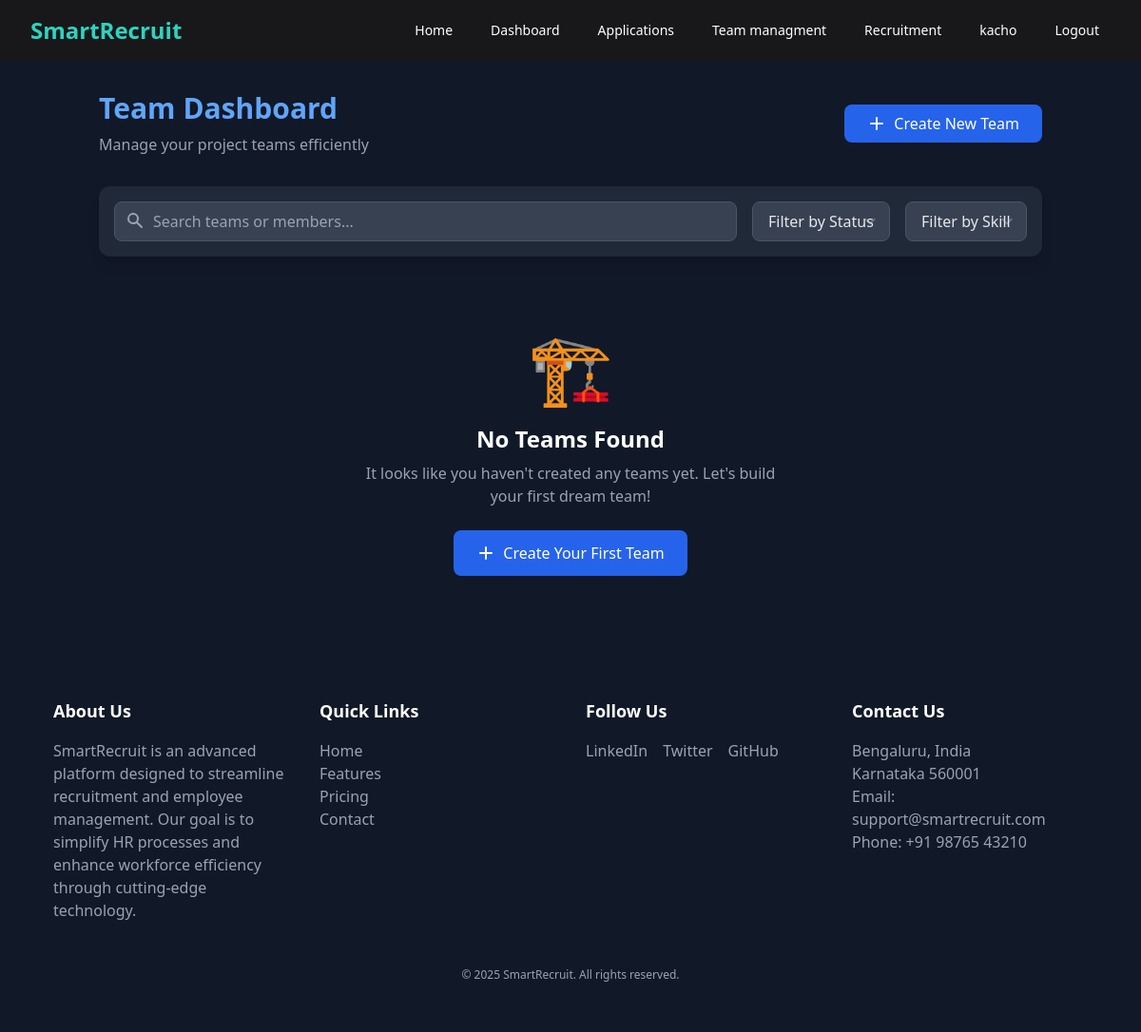
Before: /manager/team/ (signed in) with the older database file.
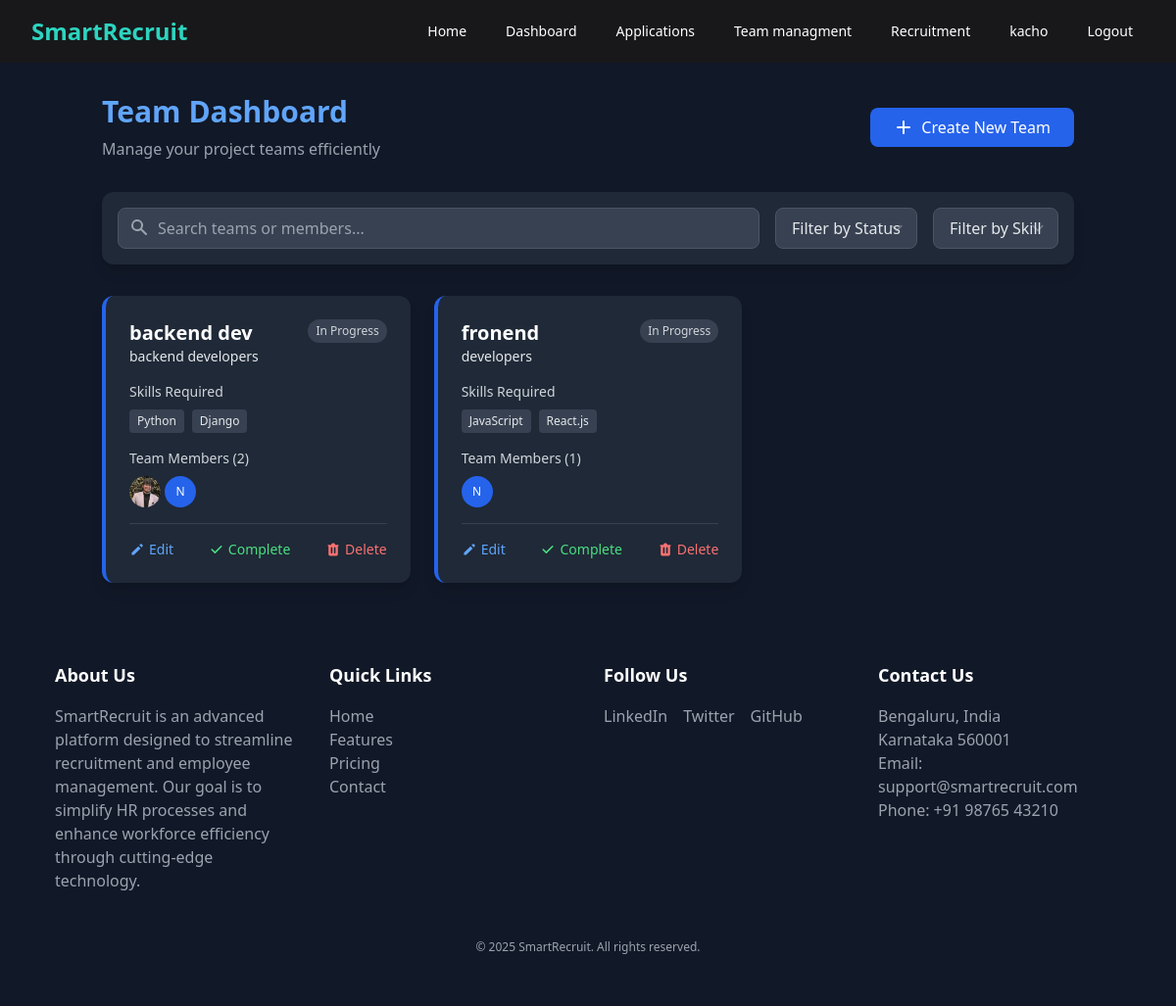
After: the same page with the newer database file.
### myauth/models.py (models this page shows, shortened)
class CustomUser(AbstractUser):
    ROLE_CHOICES = (
        ('admin', 'Admin'),
        ('manager', 'Manager'),
        ('employee', 'Employee'),
    )
    role = models.CharField(max_length=20, choices=ROLE_CHOICES, default='employee')
    groups = models.ManyToManyField(
        "auth.Group",
        related_name="custom_user_groups",
        blank=True
    )
    user_permissions = models.ManyToManyField(
        "auth.Permission",
        related_name="custom_user_permissions",
        blank=True
    )

### manager/models.py (models this page shows, shortened)
class TeamModel(models.Model):
    STATUS_CHOICES = [
        ('IP', 'In Progress'),
        ('CP', 'Completed'),
    ]
    team_member = models.ManyToManyField('EmployeeModel', related_name="team_member")
    team_name = models.CharField(max_length=100, null=True, blank=True)
    project_name = models.CharField(max_length=100, null=True, blank=True)
    project_description = models.TextField(blank=False, null=False,default='Give description of the project...')
    skills = models.JSONField(default=list)
    project_status = models.CharField(max_length=2, choices=STATUS_CHOICES, default='IP')
    created_at = models.DateTimeField(auto_now_add=True)
    updated_at = models.DateTimeField(auto_now=True)

class EmployeeModel(models.Model):
    EMPLOYEE_TYPES = (
        ('FR', 'Fresher'),
        ('JR', 'Junior'),
        ('SR', 'Senior'),
        ('TL', 'Team Lead'),
        ('MGR', 'Manager'),
    )
    manager = models.ForeignKey(Manager, on_delete=models.CASCADE, related_name="employee_manager")
    profile = models.OneToOneField("employee.Profile", on_delete=models.CASCADE, related_name="employee_profile", blank=True, null=True)  # ✅ String reference
    role=models.CharField(max_length=100,null=True,blank=True)
    experience = models.PositiveIntegerField(help_text="Years of experience")
    employee_type = models.CharField(max_length=3, choices=EMPLOYEE_TYPES)
    salary_lpa = models.DecimalField(max_digits=5, decimal_places=2, verbose_name="Salary (LPA)")
    is_accepted = models.BooleanField(default=False)
    created_at = models.DateTimeField(auto_now_add=True)
    updated_at = models.DateTimeField(auto_now=True)

### employee/models.py (models this page shows, shortened)
class Profile(models.Model):
    user = models.OneToOneField(CustomUser, on_delete=models.CASCADE, related_name="user_id", blank=True , null = True)
    profile_pic = models.ImageField(upload_to='media/profile_pics/', blank=True, null=True)
    name = models.CharField(max_length=255)
    email = models.EmailField(unique=True)
    phone = models.CharField(max_length=20)
    main_interest = models.CharField(max_length=255, blank=True, null=True)
    cpi = models.FloatField(blank=True, null=True)
    university = models.CharField(max_length=255, blank=True, null=True)
    skills_required = models.JSONField(default=list,validators=[validate_non_empty_list])
    experience = models.IntegerField(blank=True,null=True)
    resume = models.FileField(upload_to='media/resumes/', blank=False)
    jobsApplied = models.ManyToManyField('manager.RecruitmentModel', related_name="formsApplied", blank=True)

### manager/views.py (the view)
# urls.py: path('team/',views.team_management, name="team"),
@login_required
def team_management(req):
   teams = TeamModel.objects.all()
   emps = EmployeeModel.objects.all()
   return render(req, "manager/TeamDashboard.html",{
      'teams' : teams,
      'employees' : emps
   })

### templates/manager/TeamDashboard.html (shortened to what this page needs)
{% extends 'index.html' %}
{% load static %}
{% block content %}
  <div class="bg-gray-900 min-h-screen text-gray-200">
    {% include 'manager/nav.html' %}
    <div class="container mx-auto px-4 py-8 z-10 relative">
      <div class="flex flex-col md:flex-row justify-between items-start md:items-center mb-8">
        <div>
          <h1 class="text-3xl font-bold text-blue-400 mb-2">Team Dashboard</h1>
          <p class="text-gray-400">Manage your project teams efficiently</p>
        </div>
        <button id="createTeamBtn" class="mt-4 md:mt-0 bg-blue-600 hover:bg-blue-700 text-white px-6 py-2 rounded-lg flex items-center transition-colors">
          <svg xmlns="http://www.w3.org/2000/svg" class="h-5 w-5 mr-2" viewBox="0 0 20 20" fill="currentColor">
            <path fill-rule="evenodd" d="M10 3a1 1 0 011 1v5h5a1 1 0 110 2h-5v5a1 1 0 11-2 0v-5H4a1 1 0 110-2h5V4a1 1 0 011-1z" clip-rule="evenodd" />
          </svg>Create New Team
        </button>
      </div>
      <div class="bg-gray-800 rounded-xl p-4 mb-8 shadow-lg">
        <div class="flex flex-col md:flex-row gap-4">
          <div class="flex-1 relative">
            <input type="text" placeholder="Search teams or members..." class="w-full bg-gray-700 border border-gray-600 rounded-lg py-2 pl-10 pr-4 text-gray-200 focus:outline-none focus:ring-2 focus:ring-blue-500" />
            <svg xmlns="http://www.w3.org/2000/svg" class="h-5 w-5 text-gray-400 absolute left-3 top-2.5" viewBox="0 0 20 20" fill="currentColor">
              <path fill-rule="evenodd" d="M8 4a4 4 0 100 8 4 4 0 000-8zM2 8a6 6 0 1110.89 3.476l4.817 4.817a1 1 0 01-1.414 1.414l-4.816-4.816A6 6 0 012 8z" clip-rule="evenodd" />
            </svg>
          </div>
          <select class="bg-gray-700 border border-gray-600 rounded-lg py-2 px-4 text-gray-200 focus:outline-none focus:ring-2 focus:ring-blue-500">
            <option value="">Filter by Status</option>
          </select>
          <select class="bg-gray-700 border border-gray-600 rounded-lg py-2 px-4 text-gray-200 focus:outline-none focus:ring-2 focus:ring-blue-500">
            <option value="">Filter by Skill</option>
          </select>
        </div>
      </div>
      {% if teams %}
        <div class="grid grid-cols-1 md:grid-cols-2 lg:grid-cols-3 gap-6">
          {% for team in teams %}
            <div class="bg-gray-800 rounded-xl overflow-hidden shadow-lg border-l-4 border-blue-600 transform transition-all hover:scale-[1.02]">
              <div class="p-6">
                <div class="flex justify-between items-start mb-4">
                  <div>
                    <h3 class="text-xl font-semibold text-white">{{ team.project_name }}</h3>
                    <p class="text-{{ team.color }}-400 text-sm">{{ team.team_name }}</p>
                  </div>
                  <span class="
                    {% if team.project_status == 'Active' %}
                      bg-green-900 text-green-300
                    {% elif team.project_status == 'In Progress' %}
                      bg-yellow-900 text-yellow-300
                    {% else %}
                      bg-gray-700 text-gray-300
                    {% endif %}
                    text-xs px-2 py-1 rounded-full">
                    {{ team.get_project_status_display }}
                  </span>
                </div>
                <div class="mb-4">
                  <h4 class="text-sm font-medium text-gray-300 mb-2">Skills Required</h4>
                  <div class="flex flex-wrap gap-2">
                    {% for skill in team.skills %}
                      <span class="bg-gray-700 text-{{ team.color }}-300 px-2 py-1 rounded text-xs">{{ skill }}</span>
                    {% endfor %}
                  </div>
                </div>
                <div class="mb-4">
                  <h4 class="text-sm font-medium text-gray-300 mb-2">Team Members ({{ team.team_member.count }})</h4>
                  <div class="flex -space-x-2">
                    {% for member in team.team_member.all %}
                      <div class="flex items-center">
                        {% if member.profile and member.profile.profile_pic and member.profile.profile_pic.url %}
                          <img src="{{ member.profile.profile_pic.url }}" class="w-8 h-8 rounded-full mr-3" alt="{{ member.profile.name }}" />
                        {% else %}
                          <div class="w-8 h-8 rounded-full bg-blue-600 flex items-center justify-center text-white font-medium text-xs mr-3">{{ member.profile.name|first|upper }}</div>
                        {% endif %}
                      </div>
                    {% empty %}
                      <span class="text-gray-400 text-sm">No members to display</span>
                    {% endfor %}
                  </div>
                </div>
                <div class="flex justify-between pt-4 border-t border-gray-700">
                  <button onclick="openEditModal('{{ team.id }}')" class="text-blue-400 hover:text-blue-300 text-sm flex items-center">
                    <svg xmlns="http://www.w3.org/2000/svg" class="h-4 w-4 mr-1" viewBox="0 0 20 20" fill="currentColor">
                      <path d="M13.586 3.586a2 2 0 112.828 2.828l-.793.793-2.828-2.828.793-.793zM11.379 5.793L3 14.172V17h2.828l8.38-8.379-2.83-2.828z" />
                    </svg>Edit
                  </button>
                  {% if team.project_status != 'CP' %}
                    <button class="text-green-400 hover:text-green-300 text-sm flex items-center" onclick="toggleTeamStatus('{{ team.id }}', '{% url 'manager:toggle_project_status' 0 %}')">
                      <svg xmlns="http://www.w3.org/2000/svg" class="h-4 w-4 mr-1" viewBox="0 0 20 20" fill="currentColor">
                        <path fill-rule="evenodd" d="M16.707 5.293a1 1 0 010 1.414l-8 8a1 1 0 01-1.414 0l-4-4a1 1 0 011.414-1.414L8 12.586l7.293-7.293a1 1 0 011.414 0z" clip-rule="evenodd" />
                      </svg>Complete
                    </button>
                  {% endif %}
                  <button onclick="confirmDelete('{{ team.id }}', '{% url 'manager:team_delete' 0 %}')" class="text-red-400 hover:text-red-300 text-sm flex items-center">
                    Delete
                  </button>
                </div>
              </div>
            </div>
          {% endfor %}
        </div>
      {% else %}
        <div class="flex flex-col items-center justify-center py-12 px-4 sm:px-6 lg:px-8">
          <div class="text-7xl mb-6">🏗️</div>
          <div class="text-center max-w-md">
            <h2 class="text-2xl font-bold text-white mb-2">No Teams Found</h2>
            <p class="text-gray-400 mb-6">It looks like you haven't created any teams yet. Let's build your first dream team!</p>
            <div class="flex justify-center">
              <button id="createTeamBtn" class="bg-blue-600 hover:bg-blue-700 text-white px-6 py-3 rounded-lg flex items-center transition-colors">
                <svg xmlns="http://www.w3.org/2000/svg" class="h-5 w-5 mr-2" viewBox="0 0 20 20" fill="currentColor">
                  <path fill-rule="evenodd" d="M10 3a1 1 0 011 1v5h5a1 1 0 110 2h-5v5a1 1 0 11-2 0v-5H4a1 1 0 110-2h5V4a1 1 0 011-1z" clip-rule="evenodd" />
                </svg>Create Your First Team
              </button>
            </div>
          </div>
        </div>
      {% endif %}
    </div>
    <div class="z-[9] relative">
      {% include 'include/footer.html' %}
    </div>
  </div>
{% endblock %}

### templates/index.html (shortened to what this page needs)
{% load static  tailwind_tags%}
<!DOCTYPE html>
<html lang="en">
<head>
  {% tailwind_css %}
  <script src="https://cdn.tailwindcss.com"></script>
  <link rel="stylesheet" href="https://cdnjs.cloudflare.com/ajax/libs/font-awesome/6.4.0/css/all.min.css">
</head>
<body>
  {% block content %}{% endblock  %}
</body>
</html>

### templates/manager/nav.html (shortened to what this page needs)
<nav class="bg-[#18181b] text-white">
  <div class="max-w-7xl mx-auto px-4 sm:px-6 lg:px-8">
    <div class="flex justify-between items-center h-16">
      <div class="flex-shrink-0">
        <a href="#" class="text-2xl font-bold text-[#2DD4BF]">SmartRecruit</a>
      </div>
      <div class="hidden md:flex space-x-4">
        <a href="#" class="hover:text-blue-400 px-3 py-2 rounded-md text-sm font-medium">Home</a>
        {% if user.is_authenticated %}
          <a href="{% url 'manager:manager_dashboard' %}" class="hover:text-blue-400 px-3 py-2 rounded-md text-sm font-medium">Dashboard</a>
          <a class="hover:text-blue-400 px-3 py-2 rounded-md text-sm font-medium" href="{% url 'manager:getDefaultApplication' %}">Applications</a>
          <a class="hover:text-blue-400 px-3 py-2 rounded-md text-sm font-medium" href="{% url 'manager:team' %}">Team managment</a>
          <a class="hover:text-blue-400 px-3 py-2 rounded-md text-sm font-medium" href="{% url 'manager:readForms' %}">Recruitment</a>
          <a href="{% url 'myauth:login' %}" class="hover:text-blue-400 px-3 py-2 rounded-md text-sm font-medium">{{ user.username }}</a>
          <a href="{% url 'myauth:logout' %}" class="hover:text-blue-400 px-3 py-2 rounded-md text-sm font-medium">Logout</a>
        {% else %}
          <a href="{% url 'myauth:login' %}" class="hover:text-blue-400 px-3 py-2 rounded-md text-sm font-medium">Login</a>
          <a href="{% url 'myauth:signup' %}" class="hover:text-blue-400 px-3 py-2 rounded-md text-sm font-medium">Signup</a>
        {% endif %}
      </div>
    </div>
  </div>
</nav>

### templates/include/footer.html
<div class='relative h-[400px] bg-gray-900 z-0' style="clipPath:'polygon(0% 0, 100% 0%, 100% 100%, 0 100%)' max-w-full">
  <div class=' bottom-0 h-[400px] w-full'>
    <footer class="text-gray-400 py-12">
      <div class="max-w-6xl mx-auto grid grid-cols-1 sm:grid-cols-2 lg:grid-cols-4 gap-8 px-4 sm:px-6 lg:px-8">
        <div>
          <h2 class="text-white text-lg font-semibold mb-4">About Us</h2>
          <p class="mb-4">
            SmartRecruit is an advanced platform designed to streamline recruitment and employee management.
            Our goal is to simplify HR processes and enhance workforce efficiency through cutting-edge technology.
          </p>
        </div>
        <div>
          <h2 class="text-white text-lg font-semibold mb-4">Quick Links</h2>
          <ul>
            <li>
              <a href="#" class="hover:text-white transition-colors duration-300">Home</a>
            </li>
            <li>
              <a href="#" class="hover:text-white transition-colors duration-300">Features</a>
            </li>
            <li>
              <a href="#" class="hover:text-white transition-colors duration-300">Pricing</a>
            </li>
            <li>
              <a href="#" class="hover:text-white transition-colors duration-300">Contact</a>
            </li>
          </ul>
        </div>
        <div>
          <h2 class="text-white text-lg font-semibold mb-4">Follow Us</h2>
          <div class="flex space-x-4">
            <a href="#" class="hover:text-white transition-colors duration-300">LinkedIn</a>
            <a href="#" class="hover:text-white transition-colors duration-300">Twitter</a>
            <a href="#" class="hover:text-white transition-colors duration-300">GitHub</a>
          </div>
        </div>
        <div>
          <h2 class="text-white text-lg font-semibold mb-4">Contact Us</h2>
          <p>Bengaluru, India</p>
          <p>Karnataka 560001</p>
          <p>Email: support@smartrecruit.com</p>
          <p>Phone: +91 98765 43210</p>
        </div>
      </div>
      <p class="text-center text-xs pt-8">© 2025 SmartRecruit. All rights reserved.</p>
    </footer>
  </div>
</div>

Changed rows visible on the page:
added TeamModel: project_name "backend dev", team_name "backend developers", project_status "In Progress", skills "Python" "Django", team_member.count "2"
added EmployeeModel: profile.profile_pic (picture), shown under "backend dev"
added EmployeeModel: profile.name|first "N"
added TeamModel: project_name "fronend", team_name "developers", project_status "In Progress", skills "JavaScript" "React.js", team_member.count "1"
Other visible differences:
text no longer shown: "🏗️ No Teams Found It looks like you haven't created any teams yet. Let's build your first dream team! Create Your First Team"
